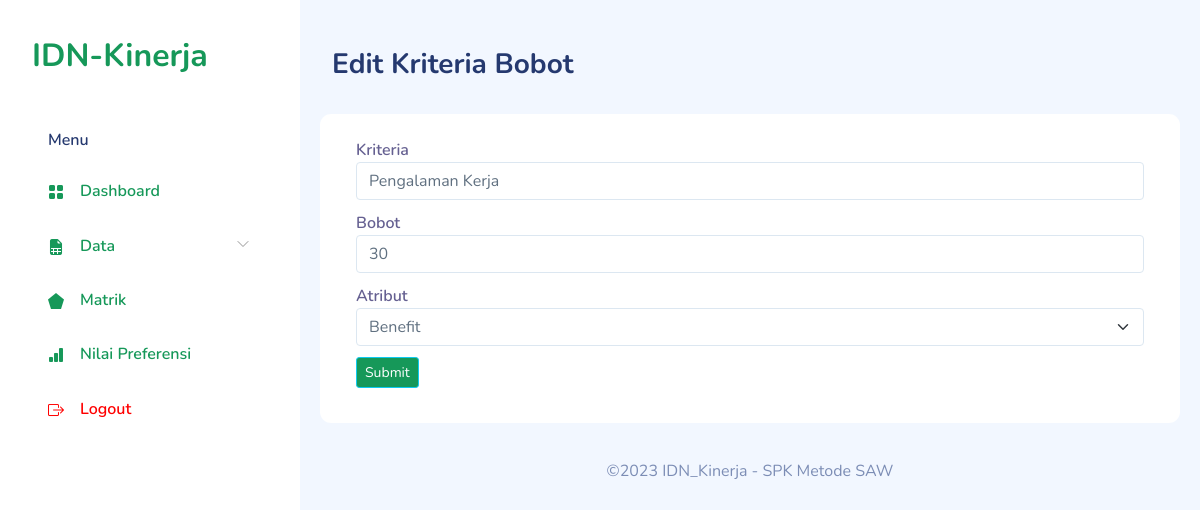
The page /bobot-edit.php?id=1 (signed in) on the database as committed earlier.
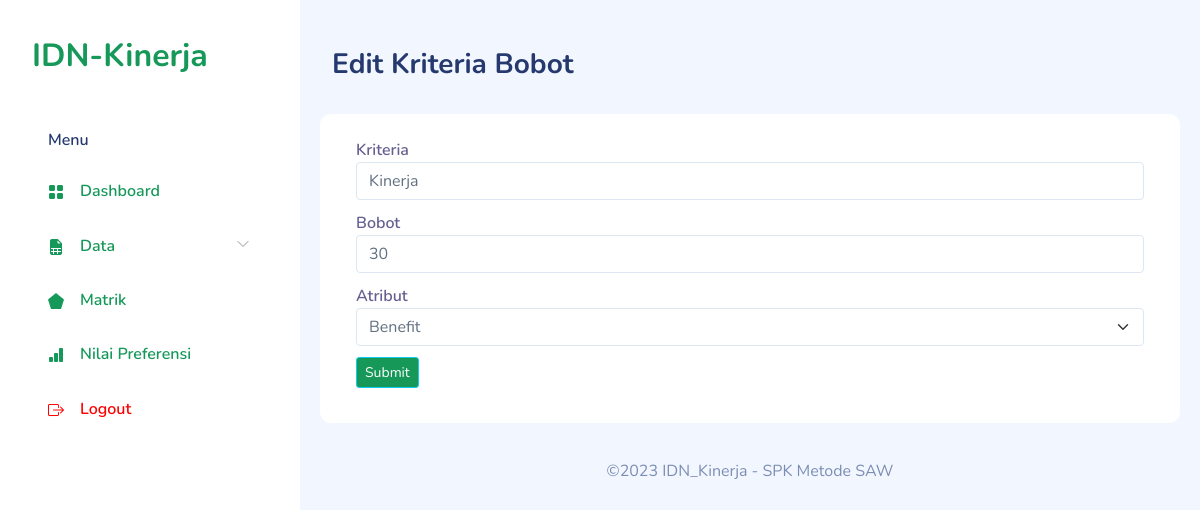
The same page on the database as committed later.
### tables this page shows
CREATE TABLE `saw_criterias` (
  `id_criteria` tinyint(3) UNSIGNED NOT NULL,
  `criteria` varchar(100) NOT NULL,
  `weight` float NOT NULL,
  `attribute` set('benefit','cost') DEFAULT NULL
);

### bobot-edit.php (the view, shortened to what this page needs)
<?php
    require "include/conn.php";
    $id = $_GET['id'];
    $sql = "SELECT * FROM saw_criterias WHERE id_criteria = '$id' ";
    $result = $db->query($sql);
    $row = $result->fetch_array();
?>
<!DOCTYPE html>
<html lang="en">
    <?php require "layout/head.php";?>
    <body>
        <div id="app">
            <?php require "layout/sidebar.php";?>
            <div id="main">
                <div class="page-heading">
                    <h3>Edit Kriteria Bobot</h3>
                </div>
                <div class="page-content">
                    <section class="row">
                    <div class="card">
                        <div class="card-body">
                            <div class="row">
                                <div class="col">
                                    <form action="bobot-edit-act.php" method="POST">
                                    <div class="form-group">
                                        <label for="basicInput">Kriteria</label>
                                        <input type="text" class="form-control" name="criteria" value="<?=$row['criteria'];?>">
                                    </div>
                                    <div class="form-group">
                                        <label for="basicInput">Bobot</label>
                                        <input type="number" class="form-control" name="weight" value="<?=$row['weight'];?>">
                                    </div>
                                    <div class="form-group">
                                        <label for="basicInput">Atribut</label>
                                        <select class="form-control form-select" name="attribute">
                                            <option value="benefit">Benefit</option>
                                        </select>
                                    </div>
                                    <div class="form-group">
                                        <input type="submit" class="btn btn-info btn-sm" style="background-color: #169859;">
                                    </div>
                                    </form>
                                </div>
                            </div>
                        </div>
                    </div>
                    </section>
                </div>
                <?php require "layout/footer.php";?>
            </div>
        </div>
    </body>
</html>

Rows that differ between the two databases and show on the page:
changed saw_criterias: criteria "Pengalaman Kerja" → "Kinerja"
